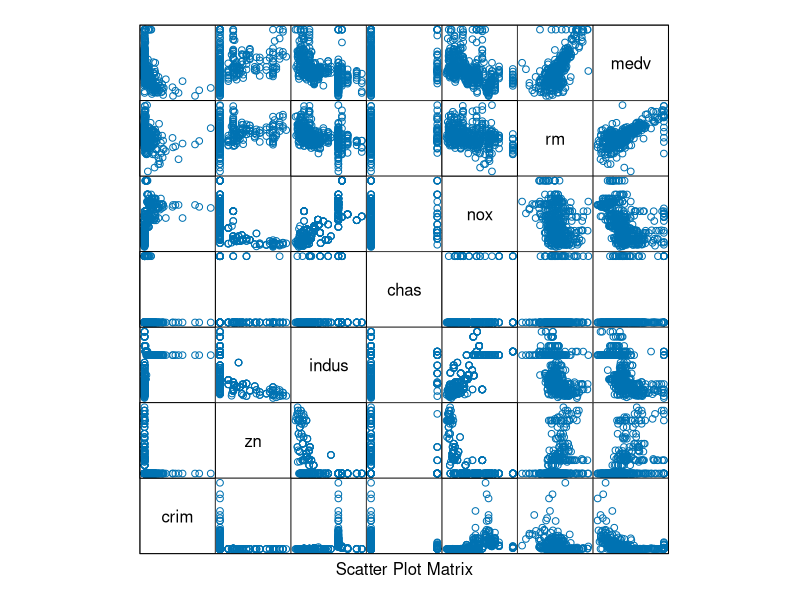
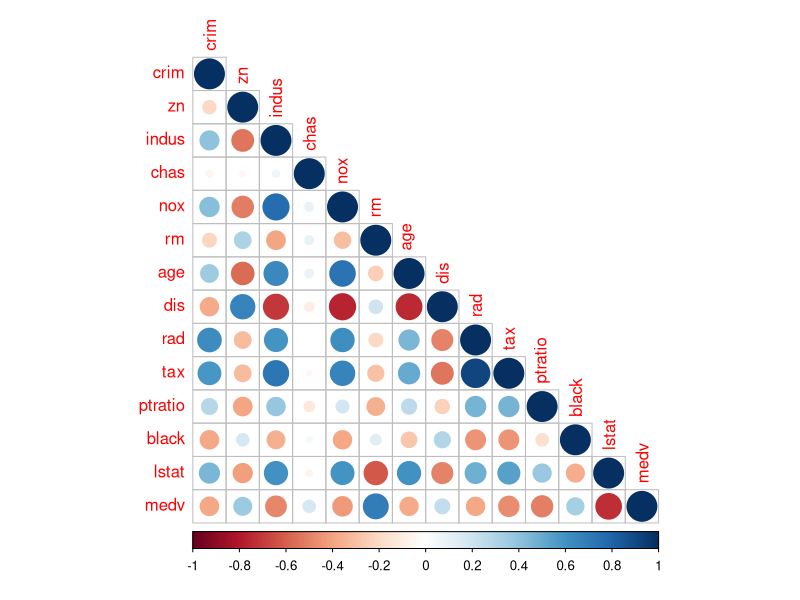
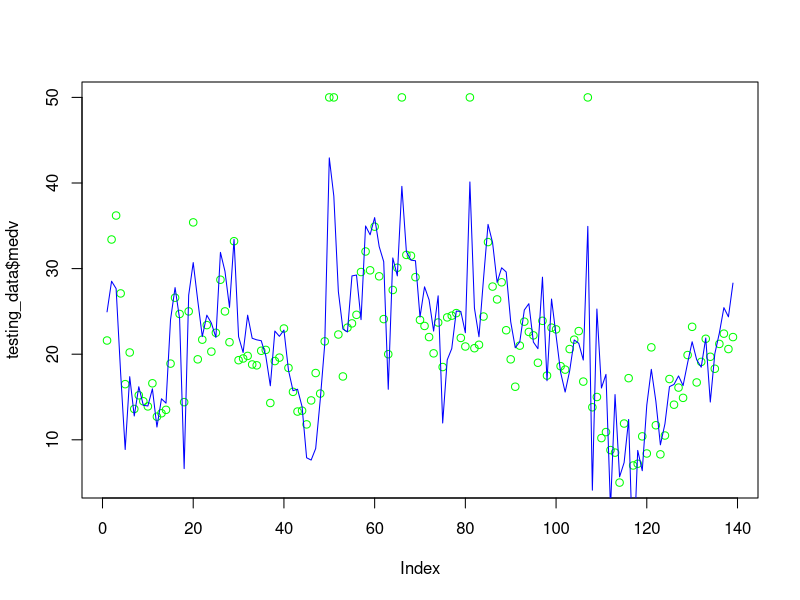

Here is the R script that generated these plots, in order:
#Boston-Car Dataset

#1st Step: Data Aquisition

library(MASS)
data("Boston")

#2nd Step: Dividing Dataset

set.seed(2)
library(caTools)
split<-sample.split(Boston$medv,SplitRatio = 0.7)
split
trainig_data<-subset(Boston,split==TRUE)
testing_data<-subset(Boston,split==FALSE)  
View(trainig_data)
View(testing_data)


#3rd Step: Exploratory Analysis

##Univariate Analysis
library(lattice)
splom(~Boston[c(1:6,14)],groups=NULL,data=Boston,axis.line.tck=0,axis.text.alpha=0)

##Multivariate Analysis
cr<-cor(Boston)
install.packages("corrplot")
library("corrplot")
corrplot(cr,type="lower")


###Variance Inflation Factor: Vif, It Measure increase in variance, 1 means no correlation
install.packages('car')
library(car)

model<-lm(medv~.,data = trainig_data)
vif(model)
summary(model)

#4th Step: Implement Model

model<-lm(medv~crim+zn+indus+chas+nox+rm+age+dis+rad+ptratio+black+lstat,data=trainig_data)
model
summary(model)

#5th Step: Optimize Model

model<-lm(medv~crim+zn+chas+nox+rm+dis+ptratio+black+lstat,data=trainig_data)
summary(model)


#6th Step: Model Validation

predic<-predict(model,testing_data)
predic
plot(testing_data$medv,lty=1.8,col="green")
lines(predic,col="blue")

#7th Step: Prediction

##predic<-predict(model,sample_data)
##predic
